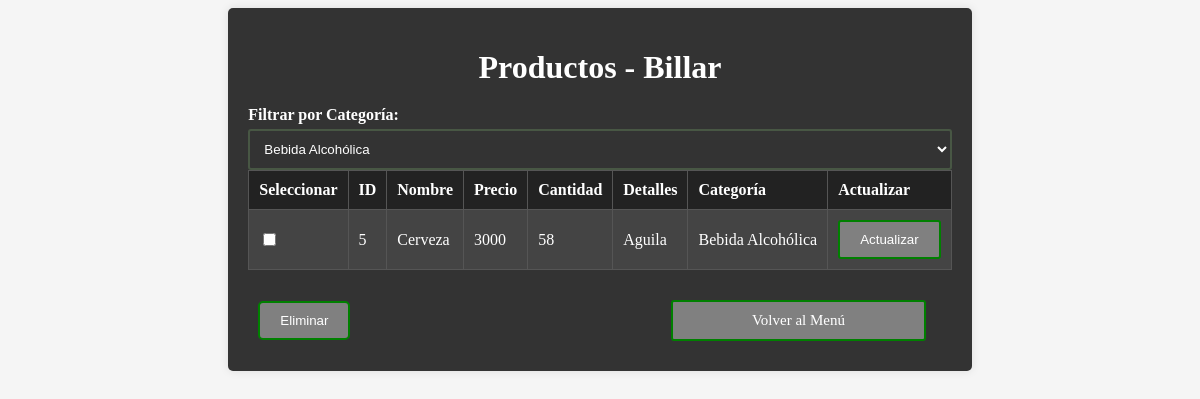
The page /Formularios/Admin/Productos/form_Actua.php?filtro_categoria=7 on the database its author committed.
### tables this page shows
CREATE TABLE `productos` (
  `id_Productos` int(11) NOT NULL,
  `nombre` varchar(255) NOT NULL,
  `precio` bigint(20) NOT NULL,
  `cantidad` int(11) NOT NULL,
  `detalles` text DEFAULT NULL
);

CREATE TABLE `categorias` (
  `id_Categoria` int(11) NOT NULL,
  `nombre` varchar(255) NOT NULL
);

### Formularios/Admin/Productos/form_Actua.php (the view, shortened to what this page needs)
<!DOCTYPE html>
<html lang="es">
<head>
    <link rel="stylesheet" href="../../../css/form_actua.css?<?php echo time(); ?>">
</head>
<body>
    <div class="container">
        <h1>Productos - Billar</h1>
        <form method="GET" action="form_Actua.php">
        <label for="filtro_categoria">Filtrar por Categoría:</label>
        <select id="filtro_categoria" name="filtro_categoria" onchange="this.form.submit()">
            <?php
            include('../../include/conexion.php');
            $query = "SELECT * FROM categorias";
            $result = $conn->query($query);
            while ($row = $result->fetch_assoc()) {
                $selected = isset($_GET['filtro_categoria']) && $_GET['filtro_categoria'] == $row['id_Categoria'] ? 'selected' : '';
                echo "<option value=\"{$row['id_Categoria']}\" $selected>{$row['nombre']}</option>";
            }
            ?>
        </select>
    </form>
    <form id="form_eliminar" method="POST" action="">
<table border="1">
    <thead>
        <tr>
            <th>Seleccionar</th>
            <th>ID</th>
            <th>Nombre</th>
            <th>Precio</th>
            <th>Cantidad</th>
            <th>Detalles</th>
            <th>Categoría</th>
            <th>Actualizar</th>
        </tr>
    </thead>
    <tbody>
        <?php
        include('../../../include/conexion.php');
            $filtro_categoria = isset($_GET['filtro_categoria']) ? $_GET['filtro_categoria'] : '';
        $query = "
            SELECT p.*, c.nombre AS categoria
            FROM productos p
            JOIN producto_categoria pc ON p.id_Productos = pc.id_Productos
            JOIN categorias c ON pc.id_Categoria = c.id_Categoria
        ";
            if (!empty($filtro_categoria)) {
                $query .= " WHERE pc.id_Categoria = $filtro_categoria";
            }
            $query .= " ORDER BY p.id_Productos ASC";
        $result = $conn->query($query);
        while ($row = $result->fetch_assoc()) {
            echo "<tr>
            <td><input type='checkbox' name='id_producto[]' value='{$row['id_Productos']}'></td>
                <td>{$row['id_Productos']}</td>
                <td>{$row['nombre']}</td>
                <td>{$row['precio']}</td>
                <td>{$row['cantidad']}</td>
                <td>{$row['detalles']}</td>
                <td>{$row['categoria']}</td>
                <td>
                    <button type='button' onclick=\"mostrarFormularioActualizar({$row['id_Productos']}, '{$row['nombre']}', {$row['precio']}, {$row['cantidad']}, '{$row['detalles']}')\">Actualizar</button>
                </td>
            </tr>";
        }
        ?>
    </tbody>
</table>
<input type='button' value='Eliminar' onclick='confirmarEliminacion()' class='botonEliminar'>
<a href="../../../template/Admin.php" class="btn">Volver al Menú</a>
</form>
</div>
</body>
</html>

### css/form_actua.css (style rules this page uses)
body { display: flex; justify-content: center; align-items: flex-start; min-height: 100vh; overflow: auto; background-color: #f5f5f5; }
.container { padding: 20px; background-color: #333; border-radius: 5px; box-shadow: 0 0 10px rgba(0, 0, 0, 0.1); }
h1 { text-align: center; color: white; margin-bottom: 20px; }
table { width: 100%; border-collapse: collapse; background-color: #444; margin-bottom: 20px; }
th, td { padding: 10px; border: 1px solid #555; text-align: left; color: white; }
th { background-color: #222; }
button { background-color: gray; color: #fff; border: 2px solid green; padding: 10px 20px; border-radius: 3px; cursor: pointer; }
.btn { background-color: gray; color: white; border: 2px solid green; padding: 10px 20px; text-align: center; text-decoration: none; display: inline-block; font-size: 15px; margin: 10px 0; cursor: pointer; width: 30%; border-radius: 3px; }
label { font-weight: bold; display: block; margin-bottom: 5px; color: white; }
input[type="text"], input[type="number"], select, textarea { width: 100%; padding: 10px; border: 2px solid #485744; border-radius: 3px; box-sizing: border-box; background-color: #333; color: white; }
.botonEliminar { margin-right: 45%; margin-left: 10px; background-color: gray; color: white; border: 2px solid green; padding: 10px 20px; border-radius: 5px; cursor: pointer; transition: background-color 0.3s ease, color 0.3s ease; }

### rows shown on the page
productos: id_Productos "5", nombre "Cerveza", precio "3000", cantidad "58", detalles "Aguila", categorias.nombre "Bebida Alcohólica"

### other values the page prints
form field filtro_categoria "Bebida Alcohólica"
